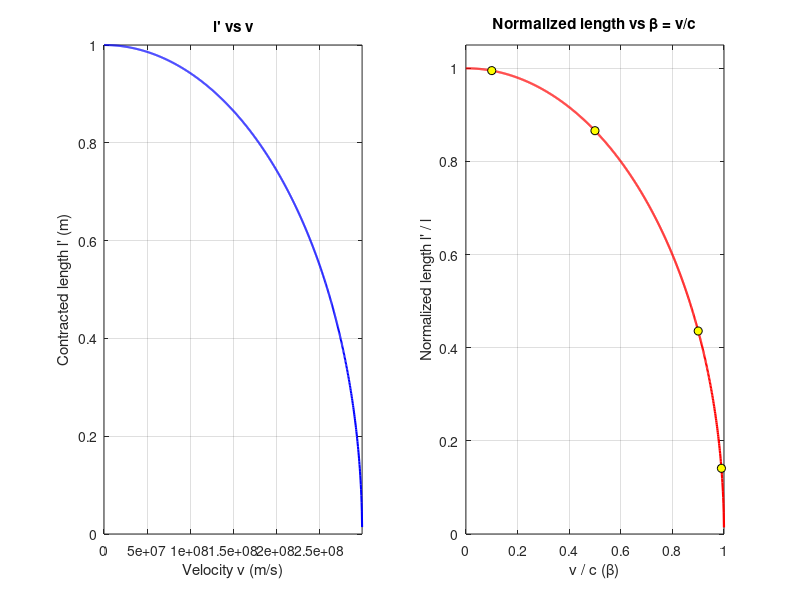

Write the MATLAB code that produced this figure.

% length_contraction_vs_v.m
c = 299792458;      % speed of light (m/s)
l = 1.0;            % proper length l (m) -- change as needed

% velocity as fraction of c (exclude 1)
beta = linspace(0, 0.9999, 1000); % beta = v/c
v = beta * c;

% contracted length
lp = l .* sqrt(1 - beta.^2);    % l' = l * sqrt(1 - v^2/c^2)
lp_norm = lp / l;               % normalized (l'/l) = sqrt(1 - beta^2)

% Plot l' and normalized l'/l
figure();
subplot(1,2,1);
plot(v, lp, 'b-', 'LineWidth',1.5)
xlabel('Velocity v (m/s)')
ylabel('Contracted length l'' (m)')
title('l'' vs v')
grid on
xlim([0, max(v)])

subplot(1,2,2)
plot(beta, lp_norm, 'r-', 'LineWidth',1.6)
hold on
% mark sample betas
beta_marks = [0.1, 0.5, 0.9, 0.99];
plot(beta_marks, sqrt(1 - beta_marks.^2), 'ko', 'MarkerFaceColor','y')

xlabel('v / c (\beta)')
ylabel('Normalized length l'' / l')
title('Normalized length vs \beta = v/c')
ylim([0 1.05])
grid on
hold off

% Optional: print numeric table for sample points
fprintf('beta\tv (m/s)\tl'' (m)\tl''/l\n')
for i = 1:length(beta_marks)
    b = beta_marks(i);
    fprintf('%.2f\t%.3e\t%.3e\t%.3f\n', b, b*c, l*sqrt(1-b^2), sqrt(1-b^2));
end